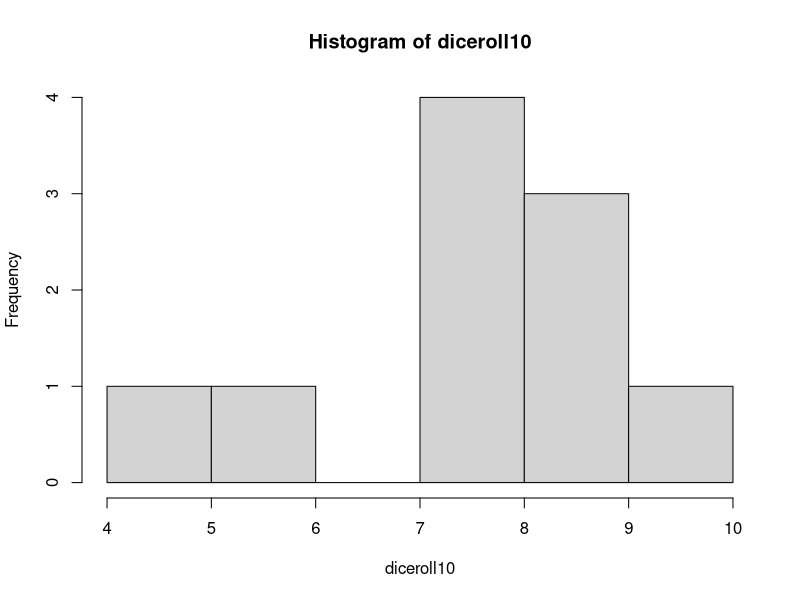
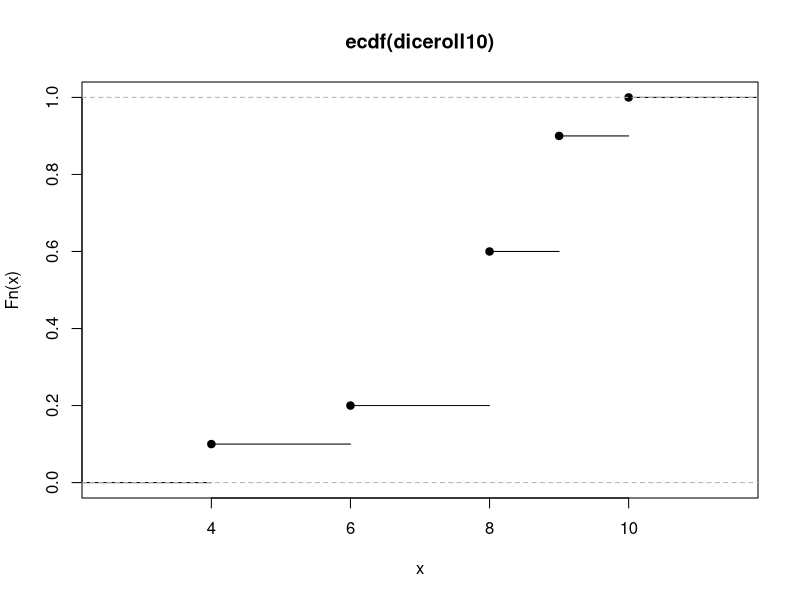
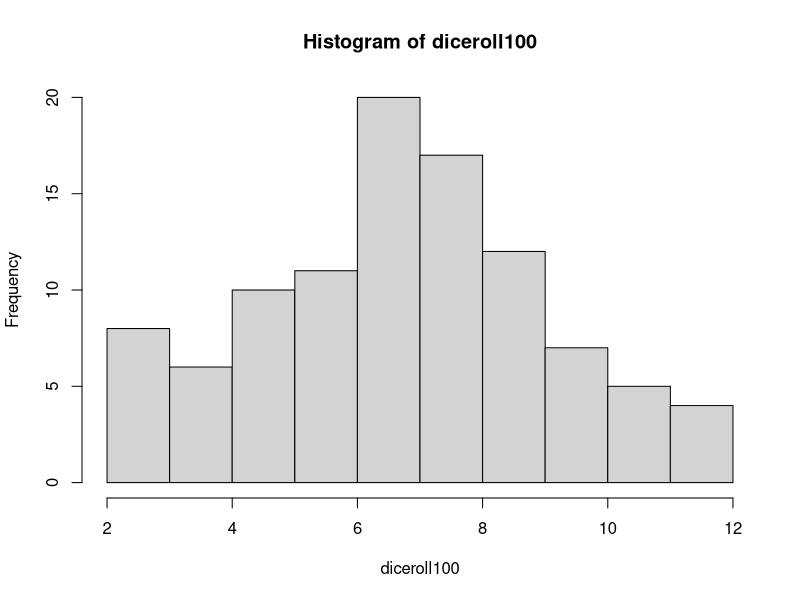
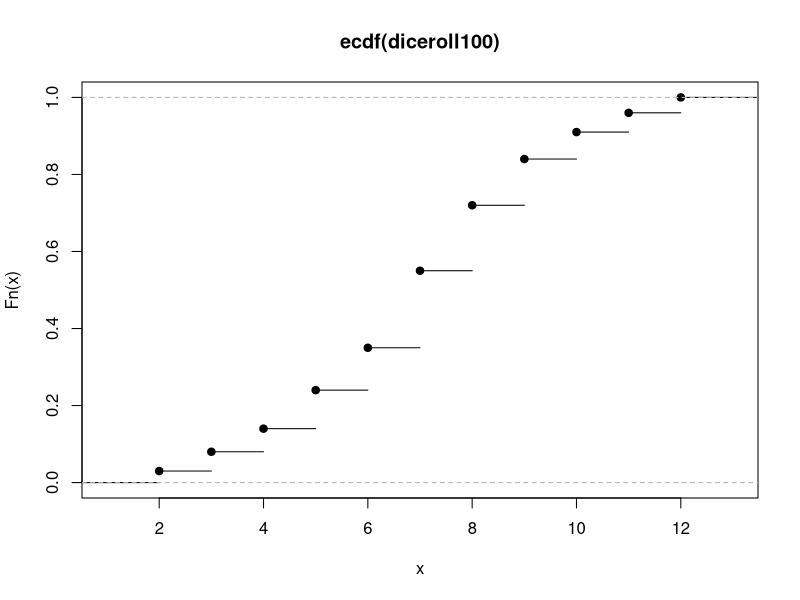
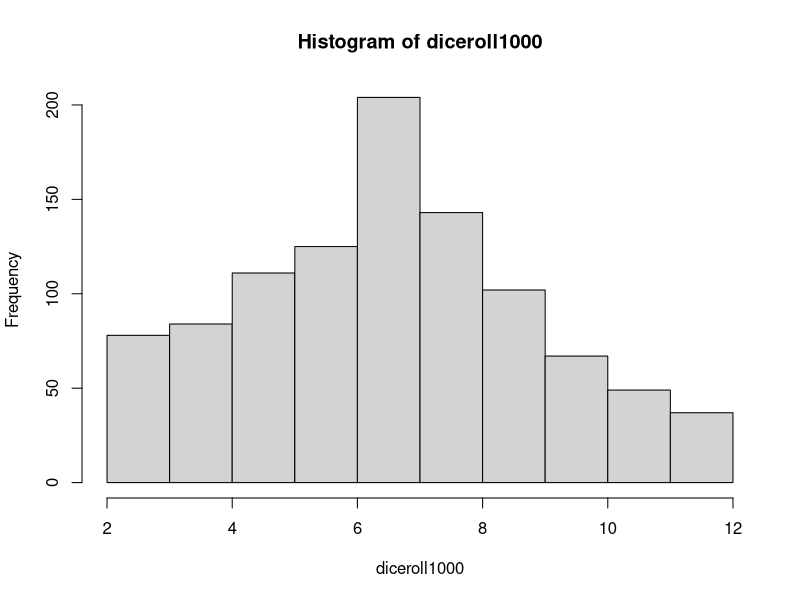
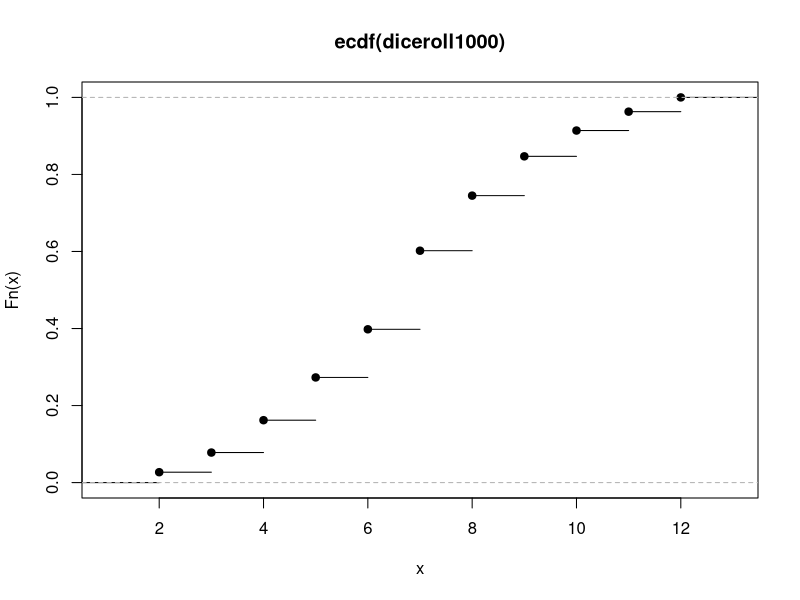

Recreate these plots in R, in order.
n=10
dice1 = sample(6,n,replace=T)
dice2 = sample(6,n,replace=T)
diceroll10=dice1+dice2
hist(diceroll10)
plot(ecdf(diceroll10))

n=100
dice1 = sample(6,n,replace=T)
dice2 = sample(6,n,replace=T)
diceroll100=dice1+dice2
hist(diceroll100)
plot(ecdf(diceroll100))

n=1000
dice1 = sample(6,n,replace=T)
dice2 = sample(6,n,replace=T)
diceroll1000=dice1+dice2
hist(diceroll1000)
plot(ecdf(diceroll1000))